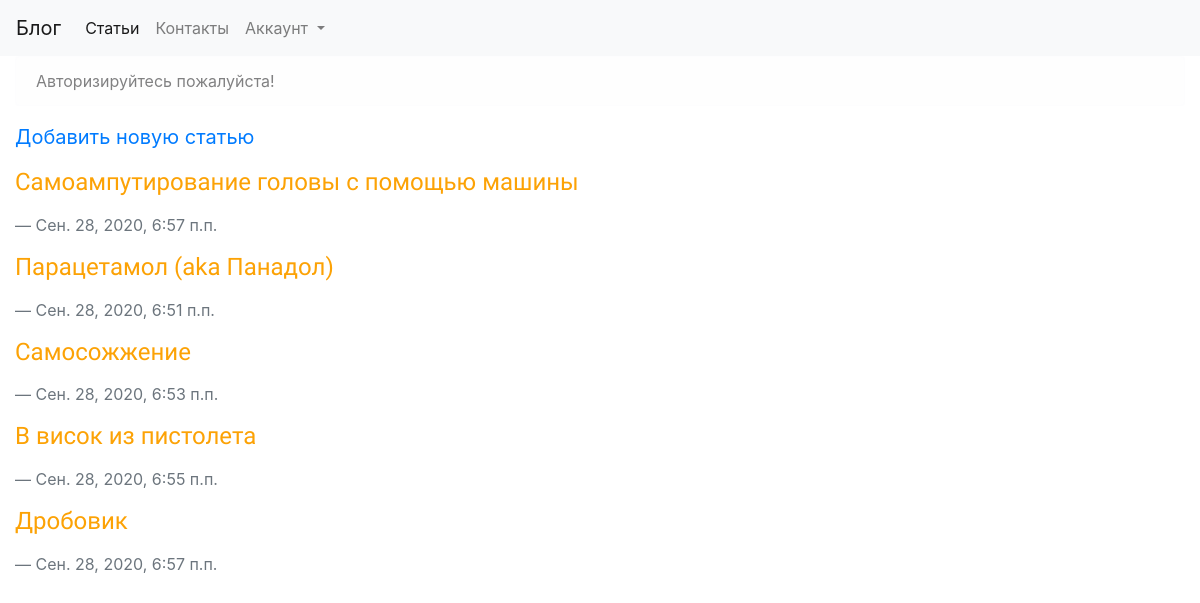
/, run on an earlier commit of the app's database.
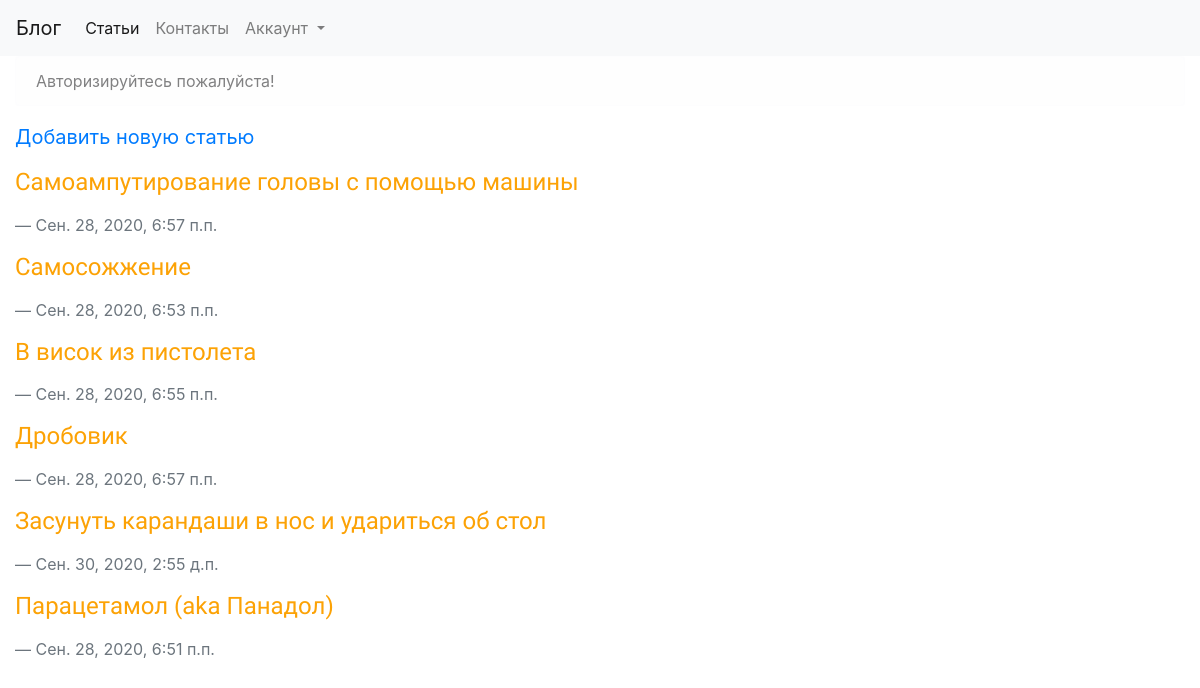
And on a later commit of the database.
### blog/models.py (models this page shows, shortened)
class Post(models.Model):
    author = models.ForeignKey(settings.AUTH_USER_MODEL, on_delete=models.CASCADE, verbose_name='Автор')
    title = models.CharField(max_length=200, verbose_name='Заголовок')
    text = models.TextField(verbose_name='Текст')
    created_date = models.DateTimeField(default=timezone.now, verbose_name='Дата создания')
    published_date = models.DateTimeField(blank=True, null=True, verbose_name='Дата публикации')
    class Meta:
        verbose_name = 'Статья'
        verbose_name_plural = 'Статьи'

### blog/views.py (the view)
# urls.py: path('', post_list, name='post_list'),
def post_list(request):
    posts = Post.objects.filter(published_date__lte=timezone.now()).order_by('published_date')
    return render(request, "../templates/blog/post_list.html", {'posts': posts})

### templates/blog/post_list.html (shortened to what this page needs)
{% extends 'blog/base.html' %}
    {% block new %}
        <blockquote class="blockquote mb-0">
            <a href="{% url 'post_new' %}">Добавить новую статью</a>
        </blockquote>
    {% endblock %}
    {% block content %}
        {% for post in posts %}
            <blockquote class="blockquote mb-0">
                <p><h4><a href="{% url 'post_detail' pk=post.pk %}">{{ post.title }}</a></h4></p>
                <footer class="blockquote-footer">{{ post.created_date }}</footer>
            </blockquote>
        {% endfor %}
    {% endblock %}

### templates/blog/base.html (shortened to what this page needs)
{% load static %}
    <!doctype html>
    <html lang="ru-RU">
    <head>
        <link rel="stylesheet" href="https://stackpath.bootstrapcdn.com/bootstrap/4.5.2/css/bootstrap.min.css"
>
        <link rel="stylesheet" href="{% static 'css/blog.css' %}">
    </head>
    <body>
    <header>
        <nav class="navbar navbar-expand-lg navbar-light bg-light">
          <a class="navbar-brand" href="/">Блог</a>
          <div class="collapse navbar-collapse" id="navbarNavDropdown">
            <ul class="navbar-nav">
              <li class="nav-item active">
                <a class="nav-link" href="{% url 'post_list' %}">Статьи</a>
              </li>
              <li class="nav-item">
                <a class="nav-link" href="{% url 'contact_list' %}">Контакты</a>
              </li>
              <li class="nav-item dropdown">
                <a class="nav-link dropdown-toggle" href="#" id="navbarDropdownMenuLink" role="button" data-toggle="dropdown" aria-haspopup="true" aria-expanded="false">
                  Аккаунт
                </a>
              </li>
            </ul>
          </div>
        </nav>
    </header>
    <div class="container-fluid">
        <div class="row">
            <div class="col-12">
                <div class="alert alert-light" role="alert">
                    {% if user.is_authenticated %}
                        Привет, {{ user.username }}!
                        {% else %}
                        Авторизируйтесь пожалуйста!
                    {% endif %}
                </div>
                {% block new %}
                {% endblock %}
                {% block content %}
                {% endblock %}
            </div>
        </div>
    </div>
    </body>
    </html>

### blog/static/css/blog.css (style rules this page uses)
h4 a { color: #FCA205; font-family: 'Lobster'; }

What changed in the data, as far as the page shows it:
added Post: title "Засунуть карандаши в нос и удариться об стол", created_date "Сен. 30, 2020, 2:55 д.п."
changed Post "Парацетамол (aka Панадол)": moves down the list
